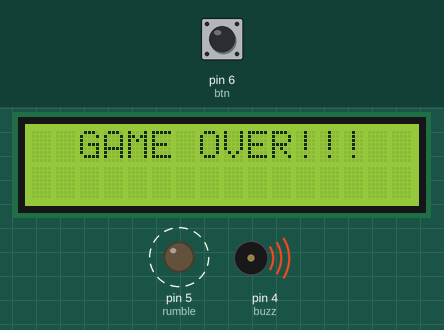
Simulated run of this sketch. Board: Arduino Uno, built with avr-gcc and run on an emulated ATmega328P. Shown: 16×2 character LCD, output pins drawn as LEDs (lit = HIGH), buzzer (waves = sounding, pin HIGH). Dashed ring = blinking. The inputs (shaded band) are chosen by the test bench; at power-on: pin 6 (btn) HIGH. EEPROM starts erased; what the sketch prints to the serial monitor is not drawn.

Above: at 1.2 s.
1.3 s: pin 6 (btn) pulled LOW for 3.2 s
At 2.9 s:
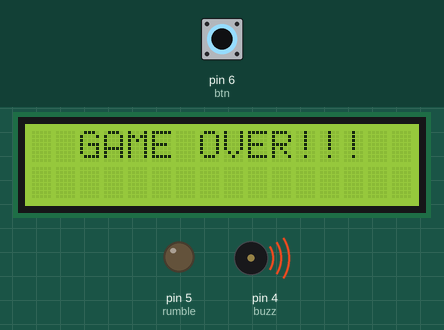
At 4.62 s:
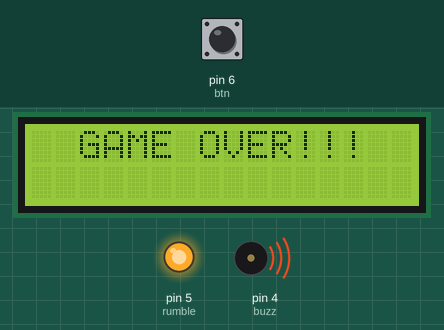
Timing chart, 0 to 11.1 s (numbered marks = the images above; inputs shaded):
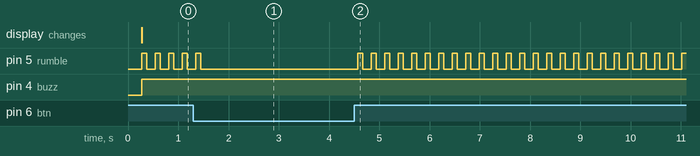

The sketch:

RED_Team.ino
```cpp
//LASER TAG MARK 7.0
/*
  *CONNECTIONS

  TRIGGER-A0
  Receive-pin 2
  Transmit-pin 3
  Buzzer-A1

  *LCD DISPLAY

  VSS-gnd
  VDD-5V
  VEE-gnd
  RS pin-12
  Enablepin-11
  D4 pin-7
  D5 pin-8
  D6 pin-9
  D7 pin-10
  R/W-GND
  led+&- to +5V and ground

*/

#include <IRLib.h>
#include <EEPROM.h>
#define btnAddr 0
#define dthAddr 1
#include <LiquidCrystal.h>
/***********************************************************************************************************************************************/

#define btn 6
#define buzz 4
#define rumble 5

/***********************************************************************************************************************************************/
int rumble_time = 0;
int RECV_PIN = 2;
int flag = 0;
int btncnt = 0; //no. of bullets
int read2 = 0;
long time = 0;
int read;
int disableSend = 0;
long l = 0;
long debounce = 200;
int dth = 0;
int led = 1;
long t1 = 0;
int t3 = 0;
int flag1 = 0;
int oldValue = 0;
int ttime = 0;
int flag2=0;
/***********************************************************************************************************************************************/
IRrecv My_Receiver(RECV_PIN);
IRsend My_Sender;
LiquidCrystal lcd(12, 11, 10, 9, 8, 7);

IRdecode My_Decoder;
unsigned int Buffer[RAWBUF];

/***********************************************************************************************************************************************/

  void setup()
{
  Serial.begin(9600);

  //LCD
  lcd.begin(16, 2);

  //Rumble
  pinMode(rumble, OUTPUT);
  digitalWrite(rumble, LOW);
  dth=EEPROM.read(dthAddr);
  btncnt=EEPROM.read(btnAddr);

  //trigger
  pinMode(btn, INPUT_PULLUP);
  pinMode(buzz, OUTPUT);
  digitalWrite(buzz, LOW);
  digitalWrite(btn, HIGH);
  //oldValue = analogRead(ldrPin);
  My_Receiver.enableIRIn(); // Start the receiver
  My_Decoder.UseExtnBuf(Buffer);
}

/***********************************************************************************************************************************************/

//Receiver code
    void checkForInput()
  {
  if (My_Receiver.GetResults(&My_Decoder))
  {
    My_Decoder.decode();
    TIMSK2 = 0;
    //Value
      //Serial.println("inside receiver loop");
      //Serial.println(My_Decoder.value, HEX);
      if(My_Decoder.value == 29986)
      {
        EEPROM.write(btnAddr,0);
        EEPROM.write(dthAddr,0);
        btncnt=EEPROM.read(btnAddr);
        dth=EEPROM.read(dthAddr);
      }
    if (My_Decoder.value == 3021 && dth <= 20)
    {
      dth++;
      EEPROM.write(dthAddr,dth);
      digitalWrite(buzz, HIGH);
      delay(200);           //500 se change kiya
      digitalWrite(buzz, LOW);
      Serial.println("inside receiver loop right");
      Serial.println(My_Decoder.value, HEX);
      delay(100);
    }
    My_Receiver.resume();
    My_Receiver.enableIRIn();
    //  My_Receiver.resume();
  }
}

/***********************************************************************************************************************************************/

  void loop()
{
  if (dth <= 20)
  {
    lcd.setCursor(4, 0);
    lcd.print("RED TEAM");

    lcd.setCursor(0, 1);
    lcd.print("AMMO:");
    lcd.setCursor(5, 1);
    if ((500 - btncnt) >= 100)
    {
      lcd.print((500 - btncnt));
      //Serial.println((500 - btncnt));
    }
    else if ((500 - btncnt) >= 10 && (500 - btncnt) <100)
    { lcd.print("0");
      lcd.setCursor(6, 1);
      lcd.print((500 - btncnt));
    }
    else if ((500 - btncnt) < 10)
    {
      lcd.setCursor(5,1);
      lcd.print("00");
      lcd.setCursor(7, 1);
      lcd.print((500 - btncnt));
    }

    lcd.setCursor(9, 1);
    lcd.print("LIFE:");

    lcd.setCursor(14, 1);
    if ((20 - dth) >= 10)
    {
      lcd.print((20 - dth));
    }
    else if ((20 - dth) < 10 && (20 - dth)>=0)
    {
      lcd.print("0");
      lcd.setCursor(15, 1);
      lcd.print((20 - dth));
    }
  }
  if (dth >= 20)
  {
    flag2 = 1;
  }

 //button read code
  read = digitalRead(btn);
  //Serial.println(read);
  if (read == HIGH && millis() - time > debounce)
  {
    Serial.println("DATA SEND");

    //if(!disableSend)
    if (btncnt <= 500 && flag1==0)
    {
      //Serial.println("send loop");
      My_Sender.send(RC5, 0xbcb, 20); //data to be sent
      digitalWrite(rumble, HIGH);
      Serial.println("SEND DATA");
      rumble_time = millis();
      btncnt++;
      EEPROM.write(btnAddr,btncnt);
      if(btncnt>=500)
      {
        flag1=1;
      }
    }
    My_Receiver.enableIRIn();
    checkForInput();
    My_Receiver.enableIRIn();
    time = millis();
    if (flag1 == 1 || flag2==1)
    {
      lcd.clear();
      lcd.setCursor(2,0);
      lcd.print("GAME OVER!!!");//end of life
      digitalWrite(buzz,HIGH);
      digitalWrite(rumble,HIGH);
      //delay(10000);
    }
  }
  checkForInput();
  ttime = millis() - rumble_time;//rumble motor time

  //Serial.println(ttime);
  if ((ttime) > 100)
  {
    digitalWrite(rumble, LOW);
  }

}
```
